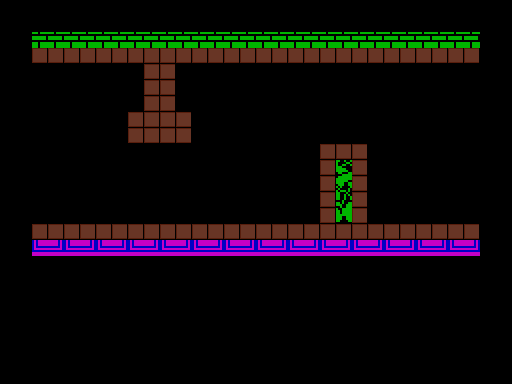

Tiled map render using the project's own tile images. Description and the map definition, with tile-layer contents summarised, below:
An orthogonal 32x24 tile map with 16x16 px tiles, 2 tile layers (Tiles, Collision), 3 tilesets and 4 objects (2x portal, vent_pad, vent).

<map version="1.0" orientation="orthogonal" width="32" height="24" tilewidth="16" tileheight="16">
 <properties>
  <property name="background_color" value="#000000" />
 </properties>
 <tileset firstgid="1" name="tiles" tilewidth="16" tileheight="16">
  <image source="../images/tiles.gif" width="192" height="160" />
 </tileset>
 <tileset firstgid="121" name="metatiles" tilewidth="16" tileheight="16">
  <image source="../images/metatiles.png" width="48" height="16" />
  <tile id="0">
   <properties>
    <property name="type" value="solid" />
   </properties>
  </tile>
  <tile id="1">
   <properties>
    <property name="type" value="lslope" />
   </properties>
  </tile>
  <tile id="2">
   <properties>
    <property name="type" value="rslope" />
   </properties>
  </tile>
 </tileset>
 <tileset firstgid="124" name="tiles2" tilewidth="16" tileheight="16">
  <image source="../images/tiles2.gif" width="400" height="256" />
 </tileset>
 <objectgroup name="Entities2" width="32" height="24" />
 <layer name="Tiles" width="32" height="24">
  <data>[768 cells, 127 non-empty, 21 distinct tile ids]</data>
 </layer>
 <layer name="Collision" width="32" height="24">
  <data>[768 cells, 81 non-empty, 1 distinct tile ids]</data>
 </layer>
 <objectgroup color="#0ca104" name="Entities" width="32" height="24">
  <object name="portal" x="0" y="64" width="32" height="160">
   <properties>
    <property name="to" value="scr035" />
   </properties>
  </object>
  <object name="portal" x="480" y="64" width="32" height="160">
   <properties>
    <property name="to" value="scr037" />
   </properties>
  </object>
  <object name="vent_pad" x="128" y="224" width="64" height="16" />
  <object name="vent" x="128" y="64" width="64" height="80">
   <properties>
    <property name="to" value="scr028" />
   </properties>
  </object>
 </objectgroup>
</map>
